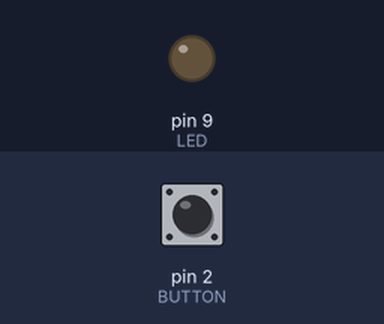
Recording of a sketch running on a simulated Arduino Uno, built with avr-gcc and run on an emulated ATmega328P. Shown: output pins drawn as LEDs (lit = HIGH). The test bench sets the inputs (shaded band); at power-on: pin 2 (BUTTON) LOW.

Above: at 1.2 s.
1.3 s: pin 2 (BUTTON) pulled HIGH for 0.15 s
At 2.5 s:
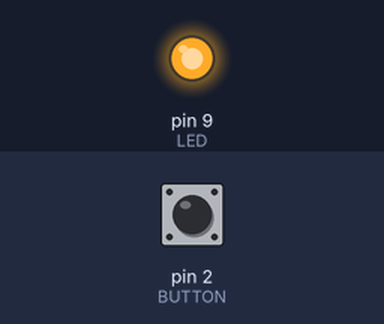
2.9 s: pin 2 (BUTTON) pulled HIGH for 1 s
At 3.8 s:
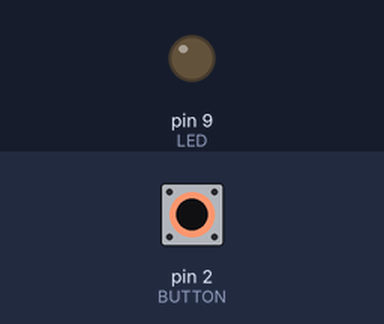
5.4 s: pin 2 (BUTTON) pulled HIGH for 3.2 s
At 5.7 s:
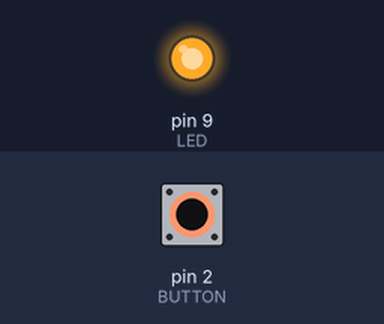
Timing chart, 0 to 8.4 s (numbered marks = the images above; inputs shaded):
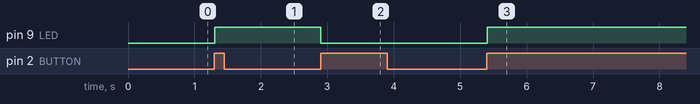

The sketch:

project3_debounce.ino
```cpp
const int LED = 9;
const int BUTTON = 2;

boolean prev_state = LOW;
boolean curr_state = LOW;
boolean ledOn = false;

void setup()
{
  pinMode(LED, OUTPUT);
  pinMode(BUTTON, INPUT);
}

bool debounce(boolean last)
{
  boolean current = digitalRead(BUTTON);
  if (last != current)
  {
    delay(5);
    current = digitalRead(BUTTON);
  }
  return current;
}

void loop()
{
  curr_state = debounce(prev_state);
  if (prev_state == LOW && curr_state == HIGH)
  {
    ledOn = !ledOn;
  }
  prev_state = curr_state;
  digitalWrite(LED, ledOn);
}
```

Measured:
- after the input at 1.3 s, pin 9 (LED): LOW → HIGH at once
- after the input at 2.9 s, pin 9 (LED): HIGH → LOW at once
- after the input at 5.4 s, pin 9 (LED): LOW → HIGH at once
